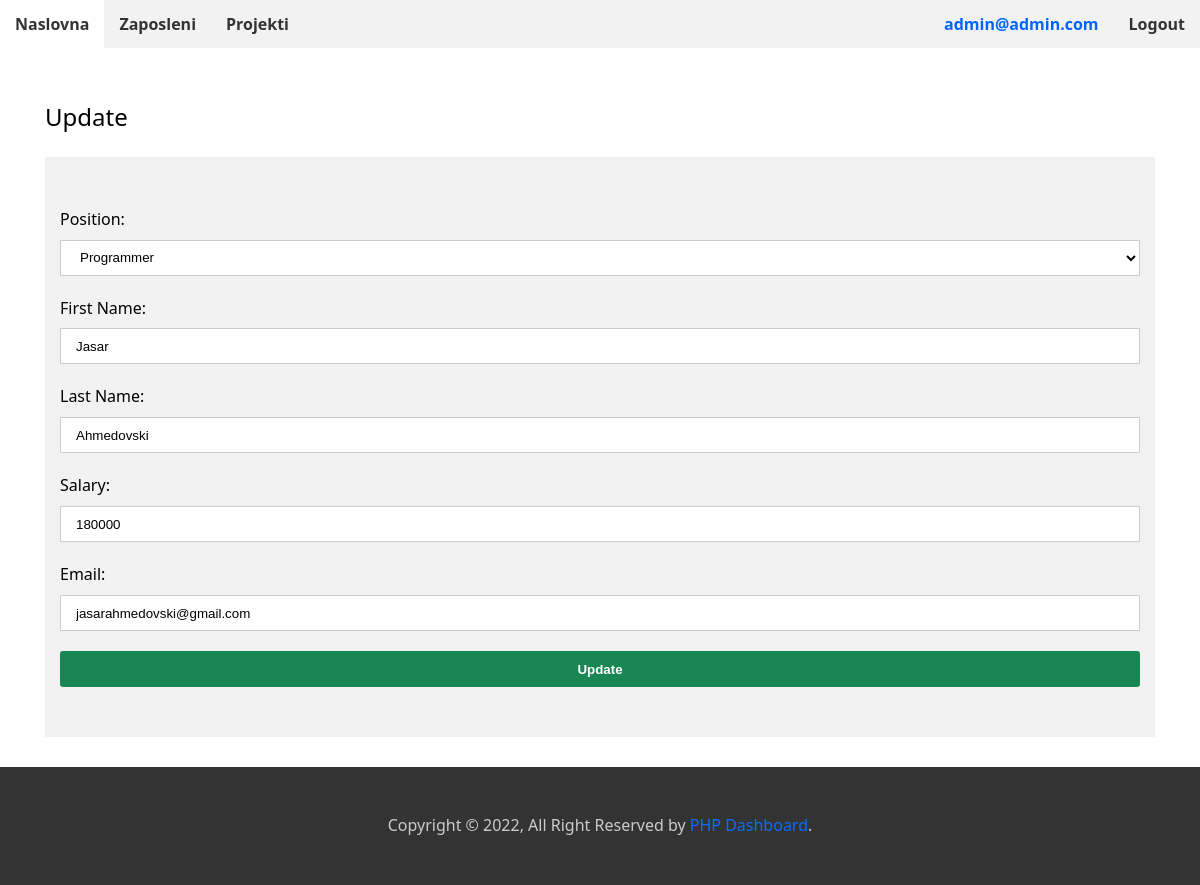
Screenshot of /update.php?id=35 (signed in) with the database file from the repository.
### tables this page shows
CREATE TABLE IF NOT EXISTS `zaposleni` (
  `zaposleni_id` int(11) NOT NULL AUTO_INCREMENT,
  `staff_id` int(11) NOT NULL,
  `staff_first_name` varchar(255) NOT NULL,
  `staff_last_name` varchar(255) NOT NULL,
  `staff_payment` float NOT NULL,
  `staff_email` varchar(255) NOT NULL,
  `staff_password` varchar(255) DEFAULT NULL,
  PRIMARY KEY (`zaposleni_id`),
  KEY `stuff_id_index` (`staff_id`)
);

### update.php (called while the page is built, shortened)
<?php
    require('./src/classes/connection.php');
    require('./src/classes/user.php');
    $id = (int)$_GET['id'];
    $staff_update = User::getupdateData("SELECT zaposleni_id, staff_first_name, staff_last_name, staff_payment, staff_email FROM zaposleni WHERE zaposleni_id", "$id");
    $staff_position = User::getPositionData("SELECT pozicije_id, position FROM pozicije");
    require('./src/includes/top.php');
    require('./src/includes/nav.php');
    require('./src/views/staff/update/staff-update.view.php');
    require('./src/includes/footer.php');
    require('./src/includes/bottom.php');

### src/classes/connection.php (called while the page is built)
<?php
    class Connection {
        private static $host;
        private static $user;
        private static $database;
        private static $password;
        private static $connection;
        public static function CreateConnection() {
            self::$host = 'localhost';
            self::$user = 'root';
            self::$password = '';
            self::$database = 'databasecrud';
            self::$connection = new mysqli(self::$host, self::$user, self::$password, self::$database) or die('Connection error');
            return self::$connection;
        }
    }
?>

### src/classes/user.php (called while the page is built, shortened)
<?php
    class User {
        public static function getUpdateData(string $sql, int $id): array {
            $stmt = Connection::CreateConnection()->prepare("$sql = ?");
            $stmt->bind_param("i", $id);
            $stmt->execute();
            $result = $stmt->get_result();
            $data = $result->fetch_assoc();
            return $data;
        }
        public static function getPositionData(string $sql): array {
            $stmt = Connection::CreateConnection()->prepare($sql);
            $stmt->execute();
            $result = $stmt->get_result();
            $data = $result->fetch_all(MYSQLI_ASSOC);
            return $data;
        }
    }

### src/views/staff/update/staff-update.view.php (the view, shortened to what this page needs)
<main class="main">
    <section class="section section-staff-update">
        <div class="container">
            <h1 class="font-thin">Update</h1>
        </div>
        <div class="container">
            <form class="form form-update" action="./src/views/staff/update/update_record.php" method="POST">
                <div class="form-group">
                    <label>Position:</label>
                    <select name="position_update" class="select-field text-capitalize" required>
                        <?php foreach($staff_position as $key => $value): ?>
                            <option name="<?= $value['position'] ?>" value="<?= $value['pozicije_id'] ?>">
                                <?= $value['position'] ?>
                            </option>
                        <?php endforeach; ?>
                    </select>
                </div>
                <div class="form-group">
                    <label>First Name:</label>
                    <input type="text" name="first_name" value="<?= $staff_update['staff_first_name']; ?>" placeholder="First Name:" class="input-field" required />
                </div>
                <div class="form-group">
                    <label>Last Name:</label>
                    <input type="text" name="last_name" value="<?= $staff_update['staff_last_name']; ?>" placeholder="Last Name:" class="input-field" required />
                </div>
                <div class="form-group">
                    <label>Salary:</label>
                    <input type="text" name="payment" value="<?= $staff_update['staff_payment']; ?>" placeholder="Salary:" class="input-field" required />
                </div>
                <div class="form-group">
                    <label>Email:</label>
                    <input type="email" name="email" value="<?= $staff_update['staff_email']; ?>" placeholder="Email:" class="input-field" required />
                </div>
                <button class="btn btn-success" type="submit" name="update">Update</button>
            </form>
        </div>
    </section>
</main>

### src/assets/styles/main.css (style rules this page uses)
html { box-sizing: border-box; }
*, *:before, *:after { box-sizing: inherit; }
body { margin: 0; padding: 0; font-family: system-ui,-apple-system,"Segoe UI",Roboto,"Helvetica Neue",Arial,"Noto Sans","Liberation Sans",sans-serif,"Apple Color Emoji","Segoe UI Emoji","Segoe UI Symbol","Noto Color Emoji"; line-height: 1.618; }
html, body { height: 100%; min-height: 100%; }
.text-capitalize { text-transform: capitalize; }
.container { position: relative; width: 100%; max-width: 100%; margin-right: auto; margin-left: auto; padding-right: 15px; padding-left: 15px; }
@media (min-width: 576px) { .container { max-width: 540px; } }
@media (min-width: 768px) { .container { max-width: 720px; } }
@media (min-width: 992px) { .container { max-width: 960px; } }
@media (min-width: 1200px) { .container { max-width: 1140px; } }
.font-thin { font-weight: 200; }
.form { position: relative; width: 100%; background-color: #f2f2f2; padding: 50px 15px; }
.form-group { margin-bottom: 20px; }
.form-group label { display: block; margin-bottom: 7px; }
.select-field, .input-field, .textarea-field { display: block; width: 100%; padding: 0 15px; height: 36px; border: 1px solid #ccc; background: #fff; margin: 0; }
.btn { display: block; padding: 0 15px; margin: 0; width: 100%; background: #0d6efd; border: 2px solid #0d6efd; color: #fff; font-weight: 600; text-decoration: none; border-radius: 3px; }
.btn-primary, .btn-warning, .btn-danger, .btn-success { min-height: 36px; line-height: 36px; text-align: center; text-decoration: none; border-radius: 3px; cursor: pointer; }
.btn-success { background: #198754; border: 2px solid #198754; line-height: normal; }
input, textarea { background-color: #d1d1d1; }
.main { position: relative; }
.section { position: relative; padding: 30px 0; }

### rows the page displays
zaposleni: first_name "Jasar", last_name "Ahmedovski", payment "180000", email "jasarahmedovski@gmail.com"

### other values shown
$_SESSION['user_email'] "admin@admin.com"
form field position_update "programmer"
